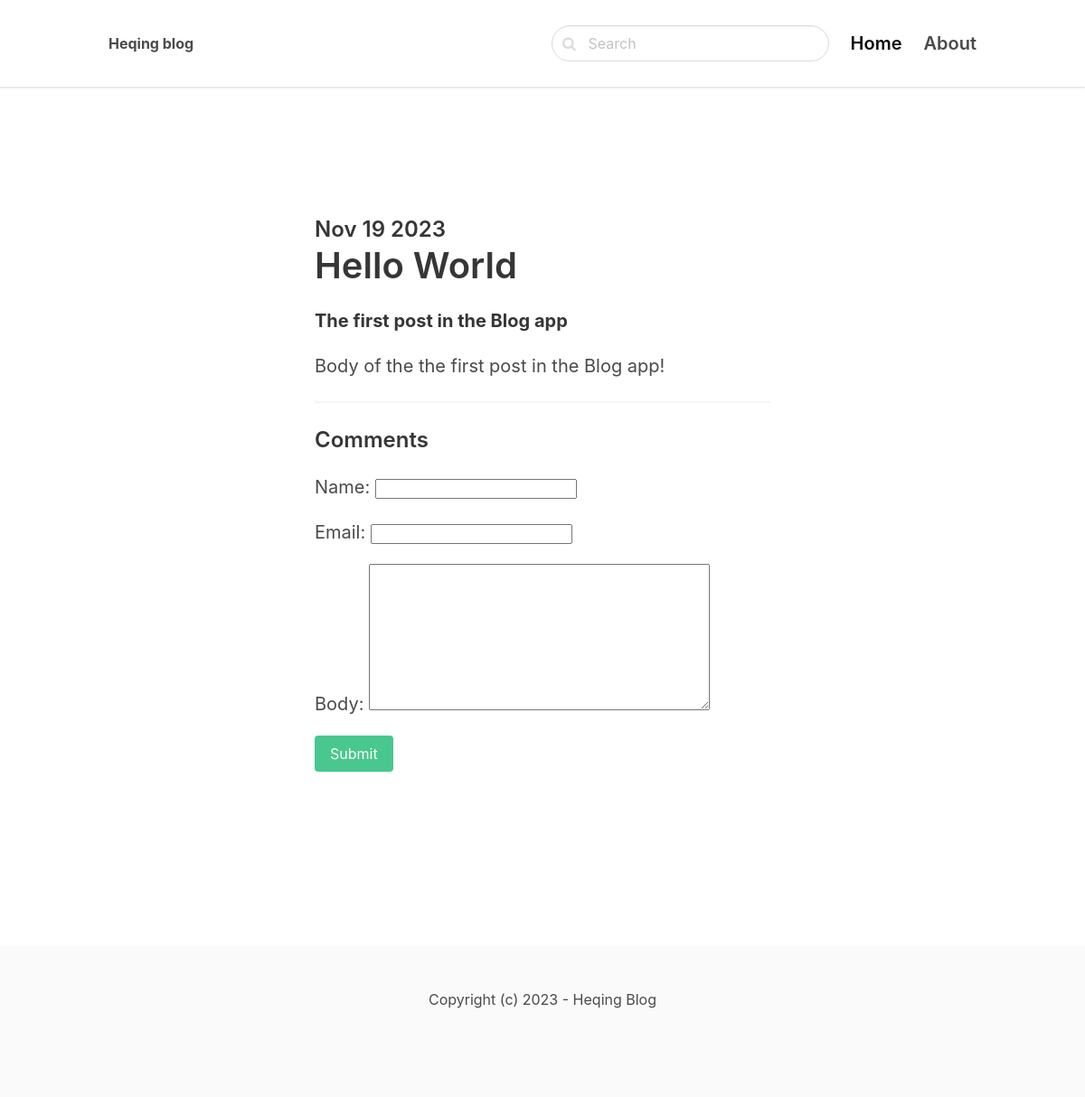
The page /hello-world/ on the database its author committed.
### blog/models.py (models this page shows)
class Post(models.Model):
    title = models.CharField(max_length=255)
    slug = models.SlugField() # internet address for title
    intro = models.TextField()
    body = models.TextField()
    created_at = models.DateTimeField(auto_now_add = True)
    class Meta:
        ordering = ('-created_at',)

### blog/views.py (the view)
# urls.py: path('<slug:slug>/', views.detail, name='post_detail')
def detail(request, slug):
    post = get_object_or_404(Post, slug=slug)
    if request.method == 'Post':
        form = CommentForm(request.POST)
        if form.is_valid():
            comment = form.save(commit=False)
            comment.post = post
            comment.save()
            return redirect('post_detail', slug=slug)
    else:
        form = CommentForm()
    return render(request, 'blog/detail.html', {'post': post, 'form' : form})

### blog/forms.py
class CommentForm(forms.ModelForm):
    class Meta:
        model = Comment
        fields = ('name', 'email', 'body')

### blog/templates/blog/detail.html (shortened to what this page needs)
{% extends 'core/base.html' %}
{% block content %}
  <section class="hero">
    <div class="hero-body">
      <div class="container">
        <section class="section">
          <div class="columns">
            <div class="column is-8 is-offset-2">
                <div class="content is-medium">
                  <h2 class="subtitle is-4">{{ post.created_at|date:'M d Y' }}</h2>
                  <h1 class="title">{{ post.title }}</h1>
                  <p><strong>{{ post.intro }}</strong></p>
                  <p> {{post.body}} </p>
                    <hr>
                    <h2 class = "subtitle is-4"> Comments </h2>
                    <form method="post" class="mb-6">
                        {{form.as_p}}
                        <div class='field'>
                            <button class="button is-success">Submit</button>
                        </div>
                    </form>
                </div>
            </div>
          </div>
        </section>
      </div>
    </div>
  </section>
{% endblock %}

### rows shown on the page
Post: created_at "Nov 19 2023", title "Hello World", intro "The first post in the Blog app", body "Body of the the first post in the Blog app!"
